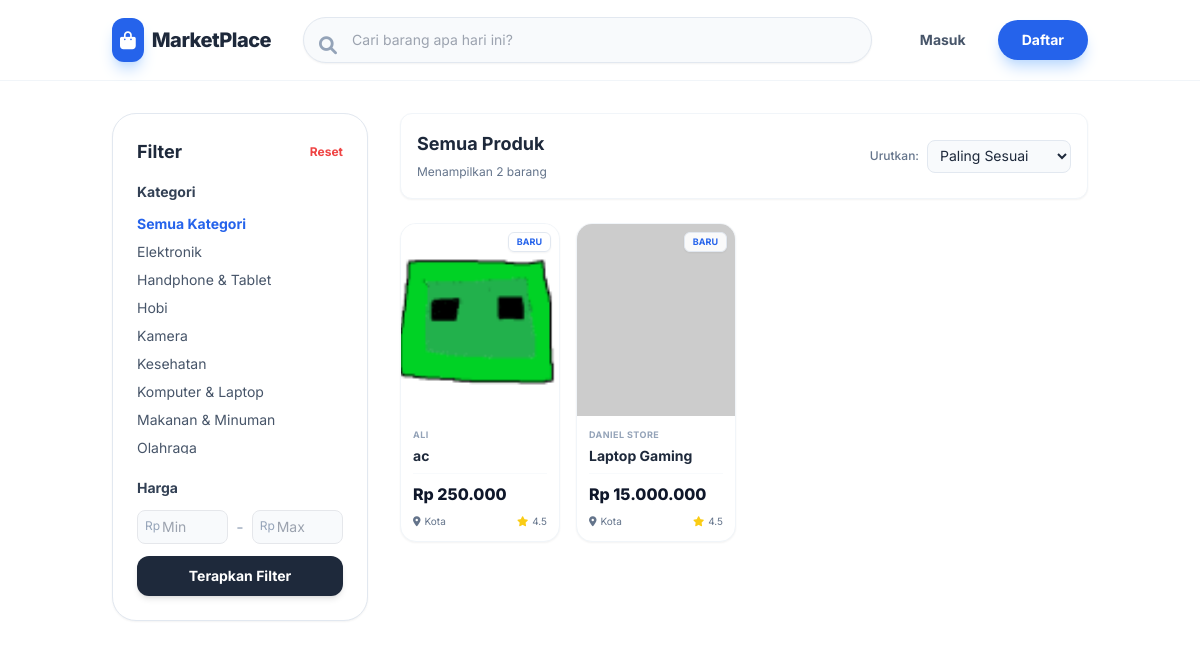
The page /views/browse.php on the database its author committed.
### tables this page shows
CREATE TABLE `categories` (
    `id` int(11) NOT NULL,
    `nama_kategori` varchar(50) NOT NULL
  );

CREATE TABLE `products` (
    `id` int(11) NOT NULL,
    `shop_id` int(11) NOT NULL,
    `category_id` int(11) NOT NULL,
    `nama_produk` varchar(100) NOT NULL,
    `deskripsi` text DEFAULT NULL,
    `harga` decimal(10,2) NOT NULL,
    `stok` int(11) NOT NULL,
    `gambar` varchar(255) DEFAULT NULL,
    `created_at` timestamp NOT NULL DEFAULT current_timestamp()
  );

CREATE TABLE `shops` (
    `id` int(11) NOT NULL,
    `user_id` int(11) NOT NULL,
    `nama_toko` varchar(100) NOT NULL,
    `deskripsi_toko` text DEFAULT NULL,
    `alamat_toko` text DEFAULT NULL,
    `created_at` timestamp NOT NULL DEFAULT current_timestamp()
  );

### Views/browse.php (the view, shortened to what this page needs)
<?php
$is_logged_in = isset($_SESSION['user_id']);
$role = $_SESSION['role'] ?? 'guest';
$nama = $_SESSION['nama'] ?? 'Pengunjung';
$has_shop = false;
$category_id = $_GET['category'] ?? null;
$search_query = $_GET['search'] ?? null;
$min_price = $_GET['min'] ?? null;
$max_price = $_GET['max'] ?? null;
$database = new Database();
$db = $database->getConnection();
$sql = "SELECT p.*, s.nama_toko, c.nama_kategori
        FROM products p
        JOIN shops s ON p.shop_id = s.id
        JOIN categories c ON p.category_id = c.id
        WHERE 1=1";
$params = [];
$sql .= " ORDER BY p.created_at DESC";
$stmt = $db->prepare($sql);
$stmt->execute($params);
$products = $stmt->fetchAll(PDO::FETCH_ASSOC);
$stmt_cat = $db->prepare("SELECT * FROM categories ORDER BY nama_kategori ASC");
$stmt_cat->execute();
$categories = $stmt_cat->fetchAll(PDO::FETCH_ASSOC);
?>
<!DOCTYPE html>
<html lang="id">
<head>
    <script src="https://cdn.tailwindcss.com"></script>
    <link rel="stylesheet" href="https://cdnjs.cloudflare.com/ajax/libs/font-awesome/6.0.0/css/all.min.css">
</head>
<body class="text-slate-800">
    <nav class="bg-white sticky top-0 z-50 border-b border-slate-100">
        <div class="container mx-auto px-4 sm:px-6 h-20 flex items-center justify-between gap-4">
            <a href="../index.php" class="flex items-center gap-2 flex-shrink-0">
                <div class="bg-blue-600 text-white p-2 rounded-xl shadow-lg shadow-blue-200">
                    <i class="fas fa-shopping-bag text-lg"></i>
                </div>
                <span class="text-xl font-extrabold text-slate-800 tracking-tight hidden md:block">MarketPlace</span>
            </a>
            <div class="flex-1 max-w-2xl mx-4">
                <form action="browse.php" method="GET" class="relative group">
                    <input type="text" name="search" value="<?php echo htmlspecialchars($search_query); ?>"
                           class="w-full border border-slate-200 bg-slate-50 rounded-full py-3 pl-12 pr-6 text-sm focus:outline-none focus:border-blue-500 focus:ring-2 focus:ring-blue-100 focus:bg-white transition-all shadow-sm"
                           placeholder="Cari barang apa hari ini?">
                    <i class="fas fa-search absolute left-4 top-3.5 text-slate-400 group-focus-within:text-blue-500 transition text-lg"></i>
                </form>
            </div>
            <div class="flex items-center gap-4 flex-shrink-0">
                <?php if ($is_logged_in): ?>
                    <a href="#" class="text-slate-500 hover:text-blue-600 p-2 relative transition">
                        <i class="fas fa-shopping-cart text-xl"></i>
                        <span class="absolute -top-1 -right-1 bg-red-500 text-white text-[10px] font-bold w-5 h-5 flex items-center justify-center rounded-full border-2 border-white">0</span>
                    </a>
                    <div class="h-8 w-px bg-slate-200 hidden md:block"></div>
                    <div class="relative">
                        <button id="navProfileTrigger" class="flex items-center gap-2 hover:bg-slate-50 p-1 pr-3 rounded-full transition border border-transparent hover:border-slate-200">
                            <div class="w-9 h-9 rounded-full bg-blue-100 text-blue-600 flex items-center justify-center font-bold text-sm border-2 border-white shadow-sm">
                                <?php echo strtoupper(substr($nama, 0, 1)); ?>
                            </div>
                            <span class="text-sm font-semibold text-slate-700 hidden md:block max-w-[100px] truncate"><?php echo htmlspecialchars($nama); ?></span>
                            <i class="fas fa-chevron-down text-xs text-slate-400 ml-1 transition-transform duration-200" id="navChevron"></i>
                        </button>
                        <div id="navProfileDropdown" class="hidden absolute right-0 mt-3 w-64 bg-white rounded-2xl shadow-xl border border-slate-100 overflow-hidden z-50 origin-top-right ring-1 ring-black/5">
                            <div class="p-5 bg-slate-50 border-b border-slate-100 flex items-center gap-3">
                                <div class="w-10 h-10 rounded-full bg-blue-600 text-white flex items-center justify-center text-lg shadow-md"><i class="fas fa-user"></i></div>
                                <div>
                                    <p class="font-bold text-slate-800 text-sm"><?php echo htmlspecialchars($nama); ?></p>
                                    <p class="text-xs text-slate-500 capitalize"><?php echo ($role === 'admin') ? 'Admin' : 'User'; ?></p>
                                </div>
                            </div>
                            <div class="p-2 space-y-1">
                                <?php if($has_shop): ?>
                                    <a href="manage_products.php" class="flex items-center gap-3 px-4 py-2.5 text-sm text-slate-600 hover:bg-blue-50 hover:text-blue-600 rounded-xl transition font-medium"><i class="fas fa-store w-5"></i> Toko Saya</a>
                                <?php elseif($role != 'admin'): ?>
                                    <a href="create_shop.php" class="flex items-center gap-3 px-4 py-2.5 text-sm text-slate-600 hover:bg-blue-50 hover:text-blue-600 rounded-xl transition font-medium"><i class="fas fa-store w-5"></i> Buka Toko Gratis</a>
                                <?php endif; ?>
                                <a href="settings.php" class="flex items-center gap-3 px-4 py-2.5 text-sm text-slate-600 hover:bg-blue-50 hover:text-blue-600 rounded-xl transition font-medium"><i class="fas fa-cog w-5"></i> Pengaturan</a>
                                <div class="h-px bg-slate-100 my-1 mx-2"></div>
                                <a href="../logout.php" class="flex items-center gap-3 px-4 py-2.5 text-sm text-red-600 hover:bg-red-50 rounded-xl transition font-medium"><i class="fas fa-sign-out-alt w-5"></i> Keluar</a>
                            </div>
                        </div>
                    </div>
                <?php else: ?>
                    <a href="login.php" class="text-slate-600 hover:text-blue-600 font-bold text-sm px-4 py-2 transition">Masuk</a>
                    <a href="register.php" class="bg-blue-600 hover:bg-blue-700 text-white font-bold py-2.5 px-6 rounded-full text-sm transition shadow-lg shadow-blue-200">Daftar</a>
                <?php endif; ?>
            </div>
        </div>
    </nav>
    <div class="container mx-auto px-4 sm:px-6 py-8">
        <div class="flex flex-col md:flex-row gap-8">
            <div class="w-full md:w-64 flex-shrink-0">
                <div class="bg-white rounded-[1.5rem] shadow-sm border border-slate-200 p-6 sticky top-24">
                    <div class="flex items-center justify-between mb-4">
                        <h3 class="font-bold text-slate-800 text-lg">Filter</h3>
                        <a href="browse.php" class="text-xs text-red-500 font-bold hover:underline">Reset</a>
                    </div>
                    <div class="mb-6">
                        <h4 class="text-sm font-bold text-slate-700 mb-3">Kategori</h4>
                        <div class="space-y-2 max-h-60 overflow-y-auto pr-2 custom-scrollbar">
                            <a href="browse.php<?php echo $search_query ? '?search='.$search_query : ''; ?>"
                               class="block text-sm <?php echo !$category_id ? 'text-blue-600 font-bold' : 'text-slate-600 hover:text-blue-600'; ?>">
                               Semua Kategori
                            </a>
                            <?php foreach($categories as $cat): ?>
                                <a href="browse.php?category=<?php echo $cat['id']; ?><?php echo $search_query ? '&search='.$search_query : ''; ?>"
                                   class="block text-sm <?php echo $category_id == $cat['id'] ? 'text-blue-600 font-bold' : 'text-slate-600 hover:text-blue-600'; ?>">
                                    <?php echo htmlspecialchars($cat['nama_kategori']); ?>
                                </a>
                            <?php endforeach; ?>
                        </div>
                    </div>
                    <form action="browse.php" method="GET">
                        <h4 class="text-sm font-bold text-slate-700 mb-3">Harga</h4>
                        <div class="flex items-center gap-2 mb-3">
                            <div class="relative w-full">
                                <span class="absolute left-2 top-2 text-xs text-slate-400">Rp</span>
                                <input type="number" name="min" placeholder="Min" value="<?php echo $min_price; ?>" class="w-full border rounded-lg pl-6 pr-2 py-1.5 text-sm focus:outline-none focus:border-blue-500 bg-slate-50">
                            </div>
                            <span class="text-slate-400">-</span>
                            <div class="relative w-full">
                                <span class="absolute left-2 top-2 text-xs text-slate-400">Rp</span>
                                <input type="number" name="max" placeholder="Max" value="<?php echo $max_price; ?>" class="w-full border rounded-lg pl-6 pr-2 py-1.5 text-sm focus:outline-none focus:border-blue-500 bg-slate-50">
                            </div>
                        </div>
                        <button type="submit" class="w-full bg-slate-800 text-white font-bold py-2.5 rounded-xl text-sm hover:bg-slate-900 transition shadow-md">Terapkan Filter</button>
                    </form>
                </div>
            </div>
            <div class="flex-1">
                <div class="mb-6 flex items-center justify-between bg-white p-4 rounded-xl border border-slate-100 shadow-sm">
                    <div>
                        <h1 class="text-lg font-bold text-slate-800">
                            <?php
                                if($search_query) echo 'Hasil pencarian: "' . htmlspecialchars($search_query) . '"';
                                elseif($category_id) {
                                    $catName = "Kategori";
                                    foreach($categories as $c) { if($c['id'] == $category_id) $catName = $c['nama_kategori']; }
                                    echo 'Kategori: ' . htmlspecialchars($catName);
                                }
                                else echo 'Semua Produk';
                            ?>
                        </h1>
                        <span class="text-xs text-slate-500">Menampilkan <?php echo count($products); ?> barang</span>
                    </div>
                    <div class="flex items-center gap-2">
                        <span class="text-xs text-slate-500 font-medium">Urutkan:</span>
                        <select class="border border-slate-200 rounded-lg text-sm px-2 py-1.5 focus:outline-none bg-slate-50 cursor-pointer">
                            <option>Paling Sesuai</option>
                        </select>
                    </div>
                </div>
                <?php if(count($products) > 0): ?>
                    <div class="grid grid-cols-2 md:grid-cols-3 lg:grid-cols-4 gap-4">
                        <?php foreach($products as $prod): ?>
                            <div class="bg-white rounded-2xl shadow-sm border border-slate-100 overflow-hidden hover:shadow-xl hover:-translate-y-1 transition duration-300 group cursor-pointer flex flex-col h-full" onclick="addToCart(<?php echo $prod['id']; ?>)">
                                <div class="h-48 bg-slate-50 relative overflow-hidden">
                                    <img src="<?php echo $prod['gambar'] ? '../assets/images/'.$prod['gambar'] : 'https://via.placeholder.com/300?text=No+Image'; ?>"
                                         class="w-full h-full object-cover group-hover:scale-105 transition duration-500">
                                    <?php if(strtotime($prod['created_at']) > strtotime('-7 days')): ?>
                                    <div class="absolute top-2 right-2 bg-white/90 backdrop-blur-sm px-2 py-0.5 rounded-md text-[9px] font-bold text-blue-600 shadow-sm border border-slate-200">
                                        BARU
                                    </div>
                                    <?php endif; ?>
                                </div>
                                <div class="p-3 flex flex-col flex-grow">
                                    <div class="text-[9px] text-slate-400 font-bold uppercase tracking-wider mb-1">
                                        <?php echo htmlspecialchars($prod['nama_toko']); ?>
                                    </div>
                                    <h3 class="font-bold text-slate-800 text-sm line-clamp-2 mb-2 group-hover:text-blue-600 transition leading-snug">
                                        <?php echo htmlspecialchars($prod['nama_produk']); ?>
                                    </h3>
                                    <div class="mt-auto pt-2 border-t border-slate-50">
                                        <p class="text-slate-900 font-extrabold text-base mb-2">Rp <?php echo number_format($prod['harga'], 0, ',', '.'); ?></p>
                                        <div class="flex items-center justify-between text-[10px] text-slate-500">
                                            <span class="flex items-center gap-1"><i class="fas fa-map-marker-alt"></i> Kota</span>
                                            <span class="flex items-center gap-1"><i class="fas fa-star text-yellow-400"></i> 4.5</span>
                                        </div>
                                    </div>
                                </div>
                            </div>
                        <?php endforeach; ?>
                    </div>
                <?php endif; ?>
            </div>
        </div>
    </div>
</body>
</html>

### Views/browse.php (style rules this page uses)
body { font-family: 'Inter', sans-serif; background-color: #ffffff; }

### rows shown on the page
categories: nama_kategori "Elektronik"
categories: nama_kategori "Handphone & Tablet"
categories: nama_kategori "Hobi"
categories: nama_kategori "Kamera"
categories: nama_kategori "Kesehatan"
categories: nama_kategori "Komputer & Laptop"
categories: nama_kategori "Makanan & Minuman"
categories: nama_kategori "Olahraga"
products: gambar (picture), shows "BARU", shop.nama_toko "ALI", nama_produk "ac", harga "250.000"
products: shows "BARU", shop.nama_toko "DANIEL STORE", nama_produk "Laptop Gaming", harga "15.000.000"

### other values the page prints
count($products) "2"
